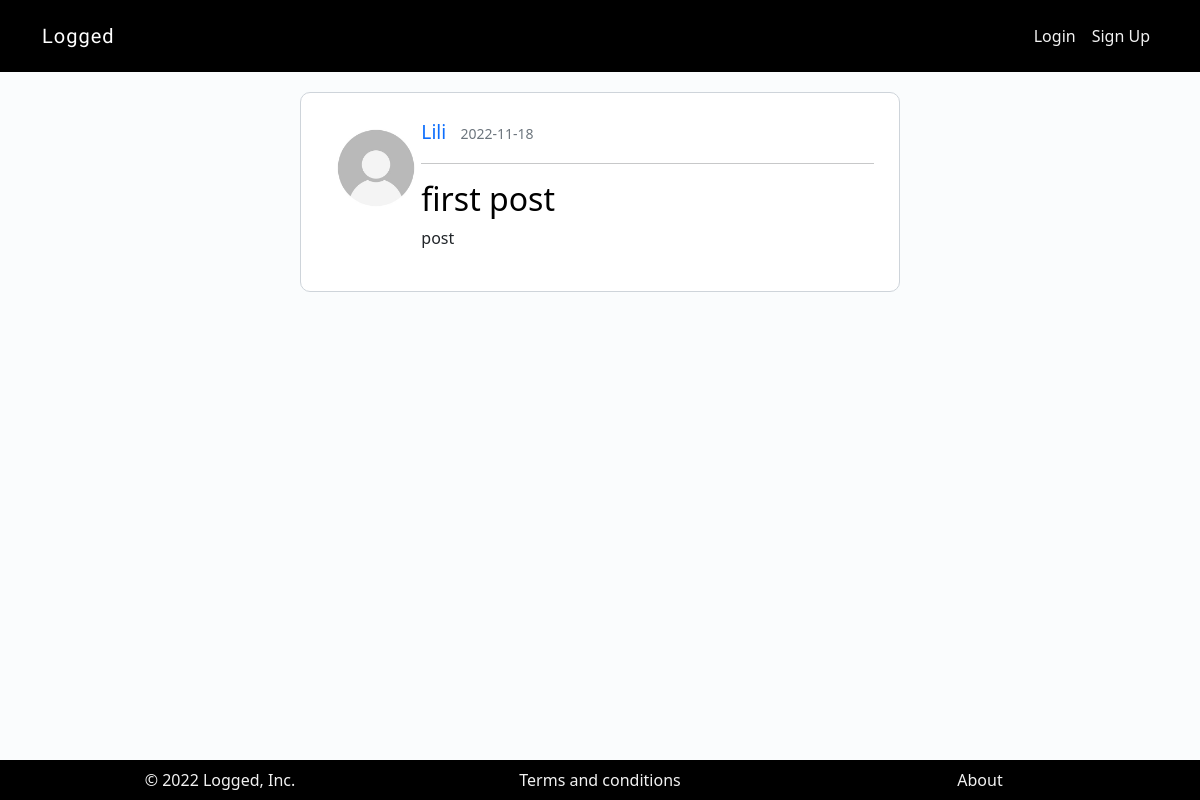
The page / on the database its author committed.
### blogapp/models.py (models this page shows, shortened)
class Post(db.Model):
    id = db.Column(db.Integer, primary_key=True)
    title = db.Column(db.String(100), nullable=False)
    postedOn = db.Column(db.DateTime, nullable=False, default=datetime.utcnow)
    text = db.Column(db.Text, nullable=False)
    user_id = db.Column(db.Integer, db.ForeignKey('user.id'), nullable=False)

class User(db.Model):
    id = db.Column(db.Integer, primary_key=True)
    name = db.Column(db.String, nullable=False)
    username = db.Column(db.String, unique=True, nullable=False)
    email = db.Column(db.String, unique=True, nullable=False)
    password = db.Column(db.String(40), nullable=False)
    profile_picture = db.Column(db.String, nullable=False, default='default.jpeg')
    summary = db.Column(db.String)
    posts = db.relationship('Post', backref='author', lazy=True)

### blogapp/routes.py (the view)
@app.route("/")
def homepage():
    posts = db.session.execute(db.select(Post).order_by(Post.postedOn.desc())).scalars()
    return render_template("homepage.html", title="Blog Homepage", posts = posts)

### blogapp/templates/homepage.html (shortened to what this page needs)
{% extends 'layout.html' %}
{% block content %}
{% if posts %}
    {% for post in posts %}
    <div class="container posts">
        <div class="row">
            <div class="col-3 col-md-2">
                <img class="picture_post" src="../static/uploads/{{post.author.profile_picture}}" alt="Profile Picture">
            </div>
            <div class="col-9 col-md-10">
                <div>
                    <a class="post-author mr-2" href="/{{post.user_id}}">{{ post.author.name }}</a>
                    <small class="text-muted">{{ post.postedOn.strftime("%Y-%m-%d") }}</small>
                </div>
                <hr>
                <div class="post-text">
                    <h2><a class="post-title" href="/post/{{post.id}}">{{ post.title }}</a></h2>
                    <p class="post-content">{{ post.text }}</p>
                </div>
            </div>
        </div>
    </div>
    {% endfor %}
{% endif %}
{% endblock %}

### blogapp/templates/layout.html (shortened to what this page needs)
<!DOCTYPE html>
<html lang="en">
<head>
    <link href="https://cdn.jsdelivr.net/npm/bootstrap@5.2.2/dist/css/bootstrap.min.css" rel="stylesheet"
>
    <link rel="stylesheet" href={{url_for('static', filename='css/style.css')}}>
</head>
<body>
    <header>
        <nav class="navbar navbar-expand-lg navbar-dark bg-layout py-3 ">
            <div class="container">
              <a class="navbar-brand" href={{url_for('homepage')}}>Logged</a>
              <div class="collapse navbar-collapse" id="navbarNav">
                <ul class="navbar-nav ms-auto">
                  {% if session["username"] %}
                  <li class="nav-item">
                    <a class="nav-link" href={{url_for('newpost')}}>New Post</a>
                  </li>
                  <li class="nav-item">
                    <a class="nav-link" href={{url_for('account')}}>Account</a>
                  </li>
                  <li class="nav-item">
                    <a class="nav-link" href={{url_for('logout')}}>Logout</a>
                  </li>
                  {% else %}
                  <li class="nav-item">
                    <a class="nav-link" href={{url_for('login')}}>Login</a>
                  </li>
                  <li class="nav-item">
                    <a class="nav-link" href={{url_for('signup')}}>Sign Up</a>
                  </li>
                  {% endif %}
                </ul>
              </div>
            </div>
          </nav>
    </header>
    <section>
    {% block content%}
    {% endblock %}
    </section>
    <footer class="bg-layout fixed-bottom py-2">
      <div class="container">
        <div class="row text-center">
          <div class="footer-items col-sm-4">&copy; 2022 Logged, Inc.</div>
          <div class="footer-items col-sm-4"><a href="#" target="_blank">Terms and conditions</a> </div>
          <div class="footer-items col-sm-4"><a href="#" target="_blank">About</a></div>
        </div>
      </div>
    </footer>
</body>
</html>

### blogapp/static/css/style.css (style rules this page uses)
body { background-color: #fafcfd; }
.signup, .login, .account, .homepage, .posts { margin: 50px auto; width: 70%; padding: 25px; border: 1px solid #ced4da; border-radius: 10px; background-color: #ffffff; }
.navbar-brand { font-family: 'Rubik Distressed', cursive; font-size: 20px; letter-spacing: 1px; }
.bg-layout { background-color: #000; }
.footer-items, .footer-items a, a.nav-link { color: #f2f2f2; text-decoration: none; }
.posts { margin: 20px auto; }
.picture_post { width:46px; height:46px; border-radius: 50%; }
.post-author { font-size: 1.2em; padding-right: 10px; text-decoration: none; }
.post-title { text-decoration: none; color: #000; }
@media only screen and (min-width: 767px) { .signup, .login, .homepage, .posts { width: 50%; } }
@media only screen and (min-width: 767px) { .picture_post { width: 100px; height: 100px; } }

### rows shown on the page
Post: author.profile_picture (placeholder picture), author.name "Lili", postedOn "2022-11-18", title "first post", text "post"
